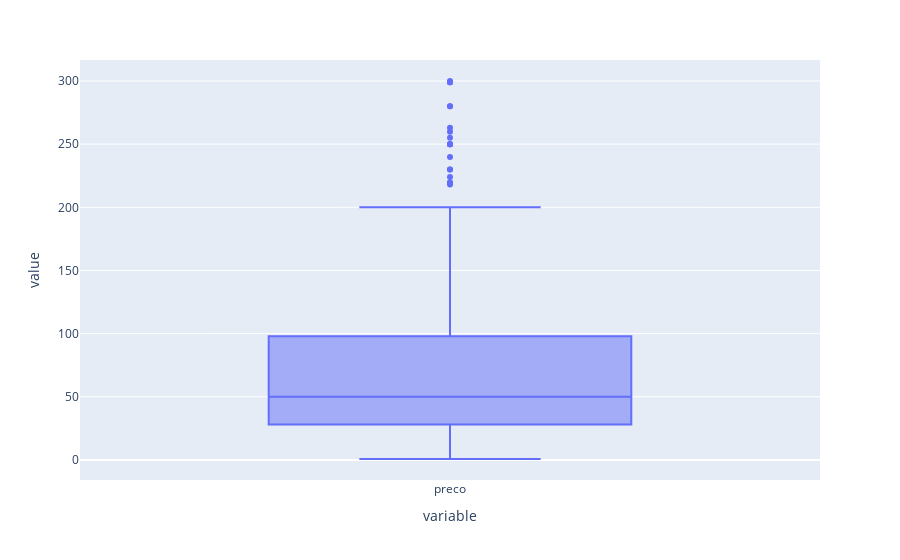

Notebook code for this chart:
### Markdown cell above
## Tratamento de Outlier

Ao realizar análise dos outlier da base, verificamos que apesar de fora do desvio padrão, estes dados não deveriam ser descartados, uma vez que representam o valor real do item.

### Code cell
px.box(dados.preco)

### Figure 1 — Plotly figure (JSON) as saved in the notebook; plotly's stock layout.template omitted (floating-point values rounded to 4 significant figures; data arrays with more than 128 entries replaced by an {"elided": "..."} marker saying what was removed)
{"data": [{"alignmentgroup": "True", "hovertemplate": "variable=%{x}<br>value=%{y}<extra></extra>", "legendgroup": "", "marker": {"color": "#636efa"}, "name": "", "notched": false, "offsetgroup": "", "orientation": "v", "showlegend": false, "type": "box", "x": {"elided": "184 str values"}, "x0": " ", "xaxis": "x", "y": {"elided": "184 float values"}, "y0": " ", "yaxis": "y"}], "layout": {"boxmode": "group", "legend": {"tracegroupgap": 0}, "margin": {"t": 60}, "xaxis": {"anchor": "y", "domain": [0, 1], "title": {"text": "variable"}}, "yaxis": {"anchor": "x", "domain": [0, 1], "title": {"text": "value"}}}}
